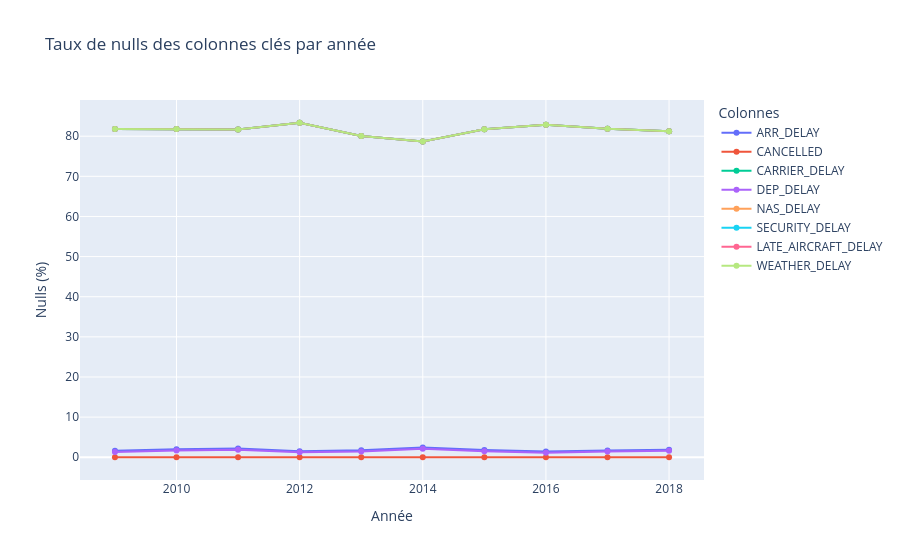
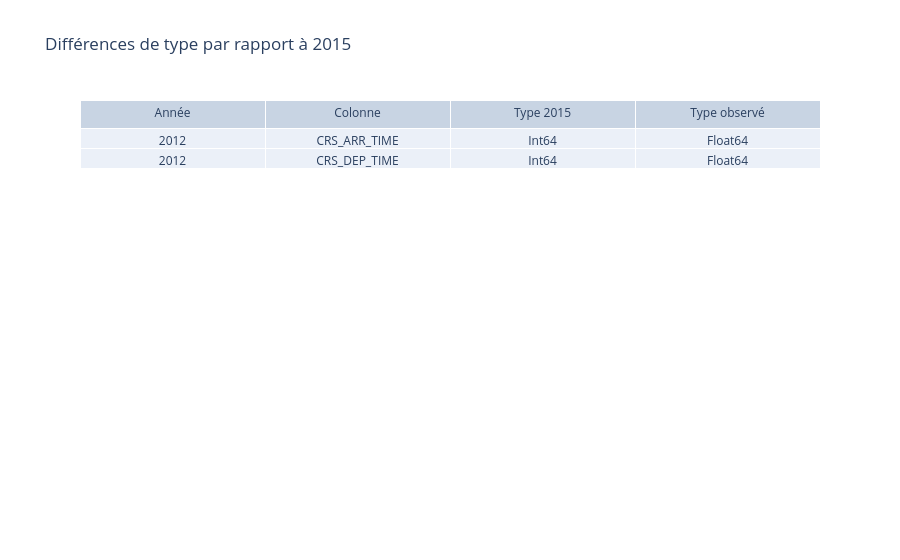

Notebook cell for these charts, in order:
### Markdown cell above
## 3. Comparaison et visualisation

Cette section compare chaque schéma annuel à la référence 2015, puis affiche les écarts de type et les taux de nulls sous forme de graphiques Plotly.

### Code cell
null_columns = [f'{column}_null_pct' for column in KEY_COLUMNS if f'{column}_null_pct' in summary_df.columns]
fig_nulls = go.Figure()
for column in null_columns:
    fig_nulls.add_trace(
        go.Scatter(
            x=summary_df['year'].to_list(),
            y=summary_df[column].to_list(),
            mode='lines+markers',
            name=column.replace('_null_pct', ''),
        )
    )
fig_nulls.update_layout(
    title='Taux de nulls des colonnes clés par année',
    xaxis_title='Année',
    yaxis_title='Nulls (%)',
    legend_title_text='Colonnes',
)
fig_nulls.show()

if not dtype_diff_df.is_empty():
    fig_types = go.Figure(
        data=[
            go.Table(
                header=dict(values=['Année', 'Colonne', 'Type 2015', 'Type observé']),
                cells=dict(
                    values=[
                        dtype_diff_df['year'].to_list(),
                        dtype_diff_df['column'].to_list(),
                        dtype_diff_df['reference_dtype'].to_list(),
                        dtype_diff_df['current_dtype'].to_list(),
                    ]
                ),
            )
        ]
    )
    fig_types.update_layout(title='Différences de type par rapport à 2015')
    fig_types.show()
else:
    print('Aucune différence de type détectée par rapport à 2015.')

### Figure 1 — Plotly figure (JSON) as saved in the notebook; plotly's stock layout.template omitted (floating-point values rounded to 4 significant figures)
{"data": [{"mode": "lines+markers", "name": "ARR_DELAY", "type": "scatter", "x": [2009, 2010, 2011, 2012, 2013, 2014, 2015, 2016, 2017, 2018], "y": [1.592, 1.996, 2.15, 1.499, 1.73, 2.43, 1.806, 1.415, 1.678, 1.9]}, {"mode": "lines+markers", "name": "CANCELLED", "type": "scatter", "x": [2009, 2010, 2011, 2012, 2013, 2014, 2015, 2016, 2017, 2018], "y": [0, 0, 0, 0, 0, 0, 0, 0, 0, 0]}, {"mode": "lines+markers", "name": "CARRIER_DELAY", "type": "scatter", "x": [2009, 2010, 2011, 2012, 2013, 2014, 2015, 2016, 2017, 2018], "y": [81.79, 81.79, 81.69, 83.35, 80.07, 78.68, 81.72, 82.84, 81.86, 81.25]}, {"mode": "lines+markers", "name": "DEP_DELAY", "type": "scatter", "x": [2009, 2010, 2011, 2012, 2013, 2014, 2015, 2016, 2017, 2018], "y": [1.289, 1.686, 1.841, 1.242, 1.439, 2.109, 1.48, 1.13, 1.416, 1.625]}, {"mode": "lines+markers", "name": "NAS_DELAY", "type": "scatter", "x": [2009, 2010, 2011, 2012, 2013, 2014, 2015, 2016, 2017, 2018], "y": [81.79, 81.79, 81.69, 83.35, 80.07, 78.68, 81.72, 82.84, 81.86, 81.25]}, {"mode": "lines+markers", "name": "SECURITY_DELAY", "type": "scatter", "x": [2009, 2010, 2011, 2012, 2013, 2014, 2015, 2016, 2017, 2018], "y": [81.79, 81.79, 81.69, 83.35, 80.07, 78.68, 81.72, 82.84, 81.86, 81.25]}, {"mode": "lines+markers", "name": "LATE_AIRCRAFT_DELAY", "type": "scatter", "x": [2009, 2010, 2011, 2012, 2013, 2014, 2015, 2016, 2017, 2018], "y": [81.79, 81.79, 81.69, 83.35, 80.07, 78.68, 81.72, 82.84, 81.86, 81.25]}, {"mode": "lines+markers", "name": "WEATHER_DELAY", "type": "scatter", "x": [2009, 2010, 2011, 2012, 2013, 2014, 2015, 2016, 2017, 2018], "y": [81.79, 81.79, 81.69, 83.35, 80.07, 78.68, 81.72, 82.84, 81.86, 81.25]}], "layout": {"legend": {"title": {"text": "Colonnes"}}, "title": {"text": "Taux de nulls des colonnes clés par année"}, "xaxis": {"title": {"text": "Année"}}, "yaxis": {"title": {"text": "Nulls (%)"}}}}

### Figure 2 — Plotly figure (JSON) as saved in the notebook; plotly's stock layout.template omitted (floating-point values rounded to 4 significant figures)
{"data": [{"cells": {"values": [[2012, 2012], ["CRS_ARR_TIME", "CRS_DEP_TIME"], ["Int64", "Int64"], ["Float64", "Float64"]]}, "header": {"values": ["Année", "Colonne", "Type 2015", "Type observé"]}, "type": "table"}], "layout": {"title": {"text": "Différences de type par rapport à 2015"}}}
